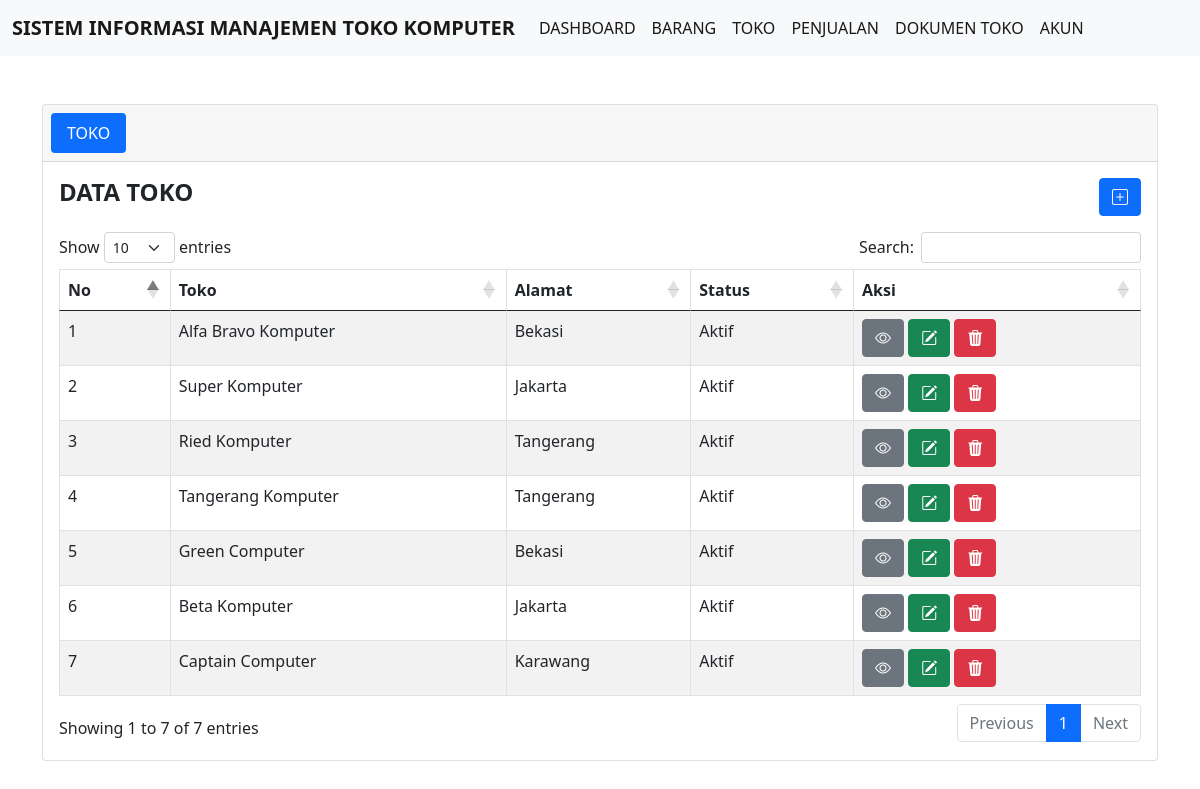
The page /data_toko.php on the database its author committed.
### tables this page shows
CREATE TABLE `tb_toko` (
  `id_toko` int(11) NOT NULL,
  `nama_toko` varchar(20) NOT NULL,
  `alamat_toko` varchar(20) NOT NULL,
  `pemilik_toko` varchar(20) NOT NULL,
  `status_toko` varchar(20) NOT NULL,
  `foto_toko` varchar(20) NOT NULL
);

### config/controller.php (called while the page is built, shortened)
<?php
function select($query)
{
    global $db;
    $result = mysqli_query($db, $query);
    $rows = [];
    while ($row = mysqli_fetch_assoc($result)) {
        $rows[] = $row;
    }
    return $rows;
}

### data_toko.php (the view, shortened to what this page needs)
<?php
include 'layout/header.php';
$data_toko = select("SELECT * FROM tb_toko");
?>
<div class="container">
    <div class="card mt-5 mb-5">
        <div class="card-header">
            <ul class="nav nav-pills card-header-pills">
                <li class="nav-item">
                    <a class="nav-link active" href="data_toko.php">TOKO</a>
                </li>
            </ul>
        </div>
        <div class="card-body">
            <div class="row mb-3">
                <div class="col">
                    <h4><b>DATA TOKO</b></h4>
                </div>
                <div class="col">
                    <a href="tambah_toko.php" class="btn btn-primary" style="float : right;"><i class="bi bi-plus-square"></i></i></a>
                </div>
            </div>
            <table class="table table-bordered table-striped" id="tables">
                <thead>
                    <tr>
                        <th>No</th>
                        <th>Toko</th>
                        <th>Alamat</th>
                        <th>Status</th>
                        <th>Aksi</th>
                    </tr>
                </thead>
                <tbody>
                    <?php $nomor = 1; ?>
                    <?php foreach ($data_toko as $toko) : ?>
                        <tr>
                            <td> <?= $nomor++; ?> </td>
                            <td> <?= $toko['nama_toko']; ?> </td>
                            <td> <?= $toko['alamat_toko']; ?> </td>
                            <td> <?= $toko['status_toko']; ?> </td>
                            <td>
                                <a href="detail_toko.php?id_toko=<?= $toko['id_toko']; ?>" class="btn btn-secondary"><i class="bi bi-eye"></i></a>
                                <a href="ubah_toko.php?id_toko=<?= $toko['id_toko']; ?>" class="btn btn-success"><i class="bi bi-pencil-square"></i></a>
                                <a href="hapus_toko.php?id_toko=<?= $toko['id_toko']; ?>" class="btn btn-danger" onclick="return confirm('Hapus Data ?');"><i class="bi bi-trash3-fill"></i></a>
                            </td>
                        </tr>
                    <?php endforeach; ?>
                </tbody>
            </table>
        </div>
    </div>
</div>
<?php
include 'layout/footer.php';
?>

### rows shown on the page
tb_toko: nama_toko "Alfa Bravo Komputer", alamat_toko "Bekasi", status_toko "Aktif"
tb_toko: nama_toko "Super Komputer", alamat_toko "Jakarta", status_toko "Aktif"
tb_toko: nama_toko "Ried Komputer", alamat_toko "Tangerang", status_toko "Aktif"
tb_toko: nama_toko "Tangerang Komputer", alamat_toko "Tangerang", status_toko "Aktif"
tb_toko: nama_toko "Green Computer", alamat_toko "Bekasi", status_toko "Aktif"
tb_toko: nama_toko "Beta Komputer", alamat_toko "Jakarta", status_toko "Aktif"
tb_toko: nama_toko "Captain Computer", alamat_toko "Karawang", status_toko "Aktif"
